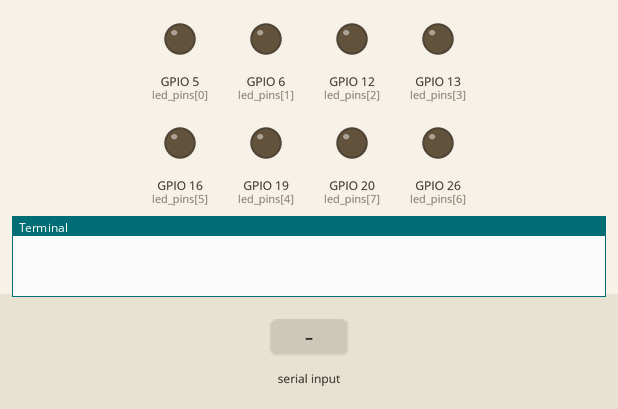
This program was run on a simulated Raspberry Pi (BCM pin numbers). Shown: output pins drawn as LEDs (lit = HIGH), the last lines printed to the terminal. The inputs (shaded band) are chosen by the test bench. Web requests get an empty 200 reply after 0.4 s.

Above: at 2.0 s.
2.1 s: "5\n" received over the second serial link
At 6.6 s:
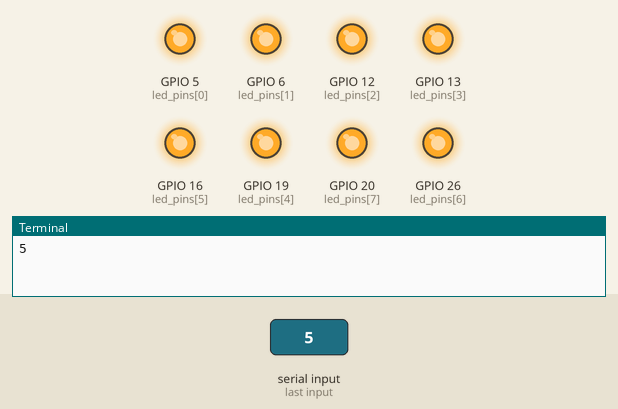
8.1 s: "1\n" received over the second serial link
At 15.0 s:
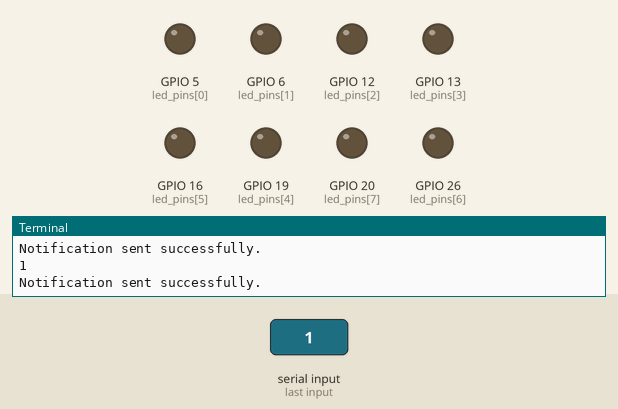
Timing chart, 0 to 16.5 s (numbered marks = the images above; inputs shaded):
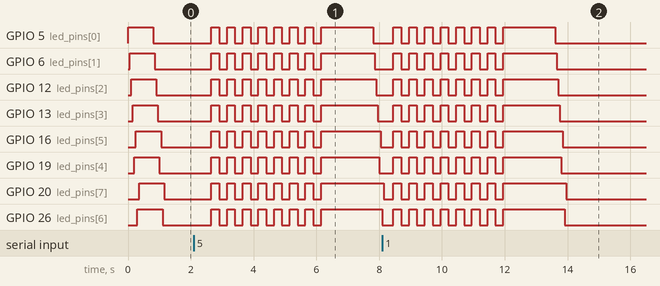

Measured:
- after the input at 2.1 s, GPIO 5 (led_pins[0]), GPIO 6 (led_pins[1]): goes 7 × (HIGH 0.25 s, LOW 0.25 s), HIGH 1.7 s, then LOW, starting after 0.55 s
- after the input at 8.1 s, GPIO 5 (led_pins[0]), GPIO 6 (led_pins[1]): goes 7 × (HIGH 0.25 s, LOW 0.25 s), HIGH 1.7 s, then LOW, starting after 0.35 s

The program:

raspbian.py
```python
#!/usr/bin/env python3

import serial
import requests
from time import sleep
import RPi.GPIO as GPIO

# Set GPIO mode
GPIO.setmode(GPIO.BCM)

# Define GPIO pins
led_pins = [5, 6, 12, 13, 19, 16, 26, 20]

# Setup GPIO pins as output
for led_pin in led_pins:
    GPIO.setup(led_pin, GPIO.OUT)
    GPIO.output(led_pin, GPIO.HIGH)
    sleep(0.05)

def send_line_notify(token, message):
    url = "https://notify-api.line.me/api/notify"
    headers = {
        "Authorization": f"Bearer {token}",
        "Content-Type": "application/x-www-form-urlencoded",
    }
    payload = {"message": message}
    response = requests.post(url, headers=headers, params=payload)
    return response

# Line Notify Token
line_notify_token = "xJMlwJPQ7qC9gwrtq2G0T9nmQ75ii3YISEhbbDrQItz"

car_license_plate = "นม 6 เลย"

message_start = f'รถยนต์ทะเบียน "{car_license_plate}" ถูกสตาร์ท...'
response_start = send_line_notify(line_notify_token, message_start)

if __name__ == '__main__':
    ser = serial.Serial('/dev/ttyACM0', 9600, timeout=1)
    ser.reset_input_buffer()

    while True:
        if ser.in_waiting > 0:
            line = ser.readline().decode('utf-8').rstrip()
            print(line)

            if int(line) <= 6:
                for _ in range(8):
                        for led_pin in led_pins:
                            GPIO.output(led_pin, GPIO.LOW)
                        sleep(0.25)
                        for led_pin in led_pins:
                            GPIO.output(led_pin, GPIO.HIGH)
                        sleep(0.25)
                message_accident = f'รถยนต์ทะเบียน "{car_license_plate}" เกิดอุบัติเหตุ!'
                response_accident = send_line_notify(line_notify_token, message_accident)
                sleep(1)

                if response_accident.status_code == 200:
                    print("Notification sent successfully.")
                else:
                    print(f"Failed to send notification. Status code: {response_accident.status_code}")

        for led_pin in led_pins:
            GPIO.output(led_pin, GPIO.LOW)
            sleep(0.05)
```
